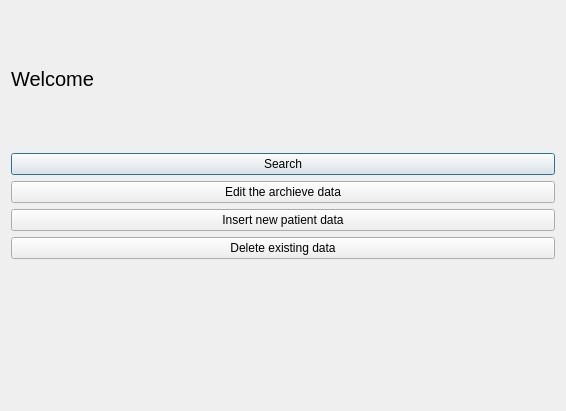
<?xml version="1.0" encoding="UTF-8"?>
<ui version="4.0">
 <class>menu</class>
 <widget class="QDialog" name="menu">
  <property name="geometry">
   <rect>
    <x>0</x>
    <y>0</y>
    <width>566</width>
    <height>411</height>
   </rect>
  </property>
  <property name="windowTitle">
   <string>Dialog</string>
  </property>
  <layout class="QVBoxLayout" name="verticalLayout_3">
   <item>
    <widget class="QLabel" name="label">
     <property name="font">
      <font>
       <pointsize>15</pointsize>
      </font>
     </property>
     <property name="text">
      <string>Welcome</string>
     </property>
    </widget>
   </item>
   <item>
    <layout class="QVBoxLayout" name="verticalLayout_2">
     <item>
      <layout class="QVBoxLayout" name="verticalLayout">
       <item>
        <widget class="QPushButton" name="searchbutton">
         <property name="text">
          <string>Search</string>
         </property>
        </widget>
       </item>
       <item>
        <widget class="QPushButton" name="editbutton">
         <property name="text">
          <string>Edit the archieve data</string>
         </property>
        </widget>
       </item>
       <item>
        <widget class="QPushButton" name="addbutton">
         <property name="text">
          <string>Insert new patient data</string>
         </property>
        </widget>
       </item>
      </layout>
     </item>
     <item>
      <widget class="QPushButton" name="deletebutton">
       <property name="text">
        <string>Delete existing data</string>
       </property>
      </widget>
     </item>
    </layout>
   </item>
   <item>
    <widget class="QLabel" name="reading_sortingbox">
     <property name="text">
      <string/>
     </property>
    </widget>
   </item>
  </layout>
 </widget>
 <resources/>
 <connections/>
</ui>
